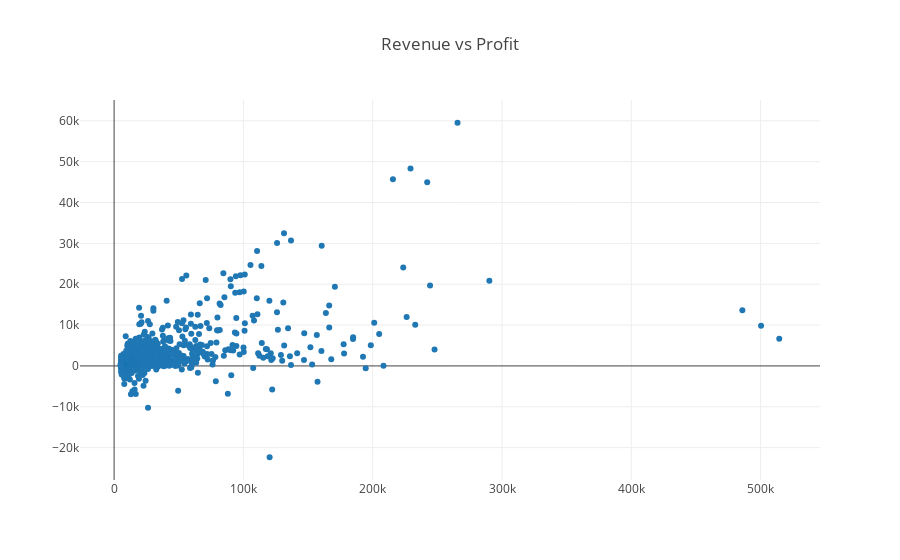

Notebook code cell kept with this figure:
### Code cell
from plotly.graph_objs import Scatter


data = [Scatter(x=fortune['revenues'], y=fortune['profits'], mode = 'markers', text=fortune['company'])]
layout = Layout(title="Revenue vs Profit")

fig = Figure(data=data, layout=layout)

plotly.offline.iplot(fig, show_link=False)

### Figure 1 — Plotly figure (JSON) as saved in the notebook; plotly's stock layout.template omitted (floating-point values rounded to 4 significant figures; data arrays with more than 128 entries replaced by an {"elided": "..."} marker saying what was removed)
{"data": [{"mode": "markers", "text": {"elided": "1500 str values"}, "type": "scatter", "x": {"elided": "1500 float values"}, "y": {"elided": "1500 str values"}}], "layout": {"title": "Revenue vs Profit"}}
